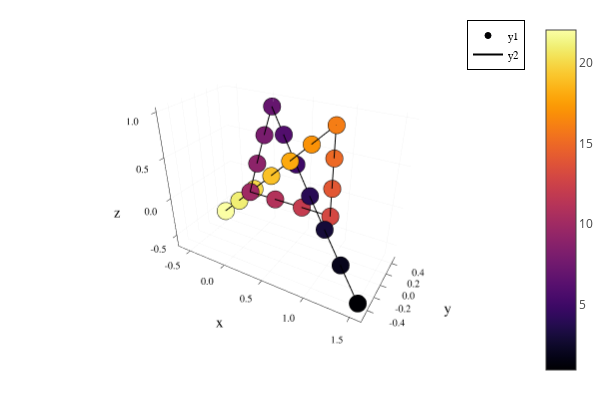

Write notebook code for a chart like this one.
### Code cell
p = plot()
plotChainSeries!(Q)
display(p)

### Figure 1 — Plotly figure (JSON) as saved in the notebook; plotly's stock layout.template omitted (floating-point values rounded to 4 significant figures; data arrays with more than 128 entries replaced by an {"elided": "..."} marker saying what was removed)
{"data": [{"colorbar": {"title": ""}, "legendgroup": "y1", "marker": {"color": "rgba(0, 0, 4, 1.000)", "line": {"color": "rgba(0, 0, 0, 1.000)", "width": 1}, "size": 6, "symbol": "circle"}, "mode": "markers", "name": "y1", "scene": "scene", "showlegend": true, "type": "scatter3d", "x": [1.553], "xaxis": "x", "y": [-0.5351], "yaxis": "y", "z": [-0.4786], "zaxis": "z", "zmax": 22, "zmin": 1}, {"colorbar": {"title": ""}, "legendgroup": "y1", "marker": {"color": "rgba(7, 5, 27, 1.000)", "line": {"color": "rgba(0, 0, 0, 1.000)", "width": 1}, "size": 6, "symbol": "circle"}, "mode": "markers", "name": "y1", "scene": "scene", "showlegend": false, "type": "scatter3d", "x": [1.29], "xaxis": "x", "y": [-0.3644], "yaxis": "y", "z": [-0.2579], "zaxis": "z", "zmax": 22, "zmin": 1}, {"colorbar": {"title": ""}, "legendgroup": "y1", "marker": {"color": "rgba(21, 11, 56, 1.000)", "line": {"color": "rgba(0, 0, 0, 1.000)", "width": 1}, "size": 6, "symbol": "circle"}, "mode": "markers", "name": "y1", "scene": "scene", "showlegend": false, "type": "scatter3d", "x": [1.028], "xaxis": "x", "y": [-0.1933], "yaxis": "y", "z": [-0.03634], "zaxis": "z", "zmax": 22, "zmin": 1}, {"colorbar": {"title": ""}, "legendgroup": "y1", "marker": {"color": "rgba(40, 11, 84, 1.000)", "line": {"color": "rgba(0, 0, 0, 1.000)", "width": 1}, "size": 6, "symbol": "circle"}, "mode": "markers", "name": "y1", "scene": "scene", "showlegend": false, "type": "scatter3d", "x": [0.7679], "xaxis": "x", "y": [-0.02125], "yaxis": "y", "z": [0.1868], "zaxis": "z", "zmax": 22, "zmin": 1}, {"colorbar": {"title": ""}, "legendgroup": "y1", "marker": {"color": "rgba(62, 9, 102, 1.000)", "line": {"color": "rgba(0, 0, 0, 1.000)", "width": 1}, "size": 6, "symbol": "circle"}, "mode": "markers", "name": "y1", "scene": "scene", "showlegend": false, "type": "scatter3d", "x": [0.5102], "xaxis": "x", "y": [0.1518], "yaxis": "y", "z": [0.4119], "zaxis": "z", "zmax": 22, "zmin": 1}, {"colorbar": {"title": ""}, "legendgroup": "y1", "marker": {"color": "rgba(82, 14, 109, 1.000)", "line": {"color": "rgba(0, 0, 0, 1.000)", "width": 1}, "size": 6, "symbol": "circle"}, "mode": "markers", "name": "y1", "scene": "scene", "showlegend": false, "type": "scatter3d", "x": [0.2546], "xaxis": "x", "y": [0.3256], "yaxis": "y", "z": [0.6385], "zaxis": "z", "zmax": 22, "zmin": 1}, {"colorbar": {"title": ""}, "legendgroup": "y1", "marker": {"color": "rgba(101, 21, 110, 1.000)", "line": {"color": "rgba(0, 0, 0, 1.000)", "width": 1}, "size": 6, "symbol": "circle"}, "mode": "markers", "name": "y1", "scene": "scene", "showlegend": false, "type": "scatter3d", "x": [0], "xaxis": "x", "y": [0.5], "yaxis": "y", "z": [0.866], "zaxis": "z", "zmax": 22, "zmin": 1}, {"colorbar": {"title": ""}, "legendgroup": "y1", "marker": {"color": "rgba(120, 28, 109, 1.000)", "line": {"color": "rgba(0, 0, 0, 1.000)", "width": 1}, "size": 6, "symbol": "circle"}, "mode": "markers", "name": "y1", "scene": "scene", "showlegend": false, "type": "scatter3d", "x": [-0.003955], "xaxis": "x", "y": [0.3318], "yaxis": "y", "z": [0.5782], "zaxis": "z", "zmax": 22, "zmin": 1}, {"colorbar": {"title": ""}, "legendgroup": "y1", "marker": {"color": "rgba(140, 35, 105, 1.000)", "line": {"color": "rgba(0, 0, 0, 1.000)", "width": 1}, "size": 6, "symbol": "circle"}, "mode": "markers", "name": "y1", "scene": "scene", "showlegend": false, "type": "scatter3d", "x": [-0.003955], "xaxis": "x", "y": [0.1651], "yaxis": "y", "z": [0.2896], "zaxis": "z", "zmax": 22, "zmin": 1}, {"colorbar": {"title": ""}, "legendgroup": "y1", "marker": {"color": "rgba(159, 42, 99, 1.000)", "line": {"color": "rgba(0, 0, 0, 1.000)", "width": 1}, "size": 6, "symbol": "circle"}, "mode": "markers", "name": "y1", "scene": "scene", "showlegend": false, "type": "scatter3d", "x": [0], "xaxis": "x", "y": [0], "yaxis": "y", "z": [0], "zaxis": "z", "zmax": 22, "zmin": 1}, {"colorbar": {"title": ""}, "legendgroup": "y1", "marker": {"color": "rgba(178, 50, 90, 1.000)", "line": {"color": "rgba(0, 0, 0, 1.000)", "width": 1}, "size": 6, "symbol": "circle"}, "mode": "markers", "name": "y1", "scene": "scene", "showlegend": false, "type": "scatter3d", "x": [0.3333], "xaxis": "x", "y": [-0.001478], "yaxis": "y", "z": [0.00407], "zaxis": "z", "zmax": 22, "zmin": 1}, {"colorbar": {"title": ""}, "legendgroup": "y1", "marker": {"color": "rgba(196, 60, 79, 1.000)", "line": {"color": "rgba(0, 0, 0, 1.000)", "width": 1}, "size": 6, "symbol": "circle"}, "mode": "markers", "name": "y1", "scene": "scene", "showlegend": false, "type": "scatter3d", "x": [0.6667], "xaxis": "x", "y": [-0.001478], "yaxis": "y", "z": [0.00407], "zaxis": "z", "zmax": 22, "zmin": 1}, {"colorbar": {"title": ""}, "legendgroup": "y1", "marker": {"color": "rgba(212, 72, 66, 1.000)", "line": {"color": "rgba(0, 0, 0, 1.000)", "width": 1}, "size": 6, "symbol": "circle"}, "mode": "markers", "name": "y1", "scene": "scene", "showlegend": false, "type": "scatter3d", "x": [1], "xaxis": "x", "y": [0], "yaxis": "y", "z": [0], "zaxis": "z", "zmax": 22, "zmin": 1}, {"colorbar": {"title": ""}, "legendgroup": "y1", "marker": {"color": "rgba(226, 87, 52, 1.000)", "line": {"color": "rgba(0, 0, 0, 1.000)", "width": 1}, "size": 6, "symbol": "circle"}, "mode": "markers", "name": "y1", "scene": "scene", "showlegend": false, "type": "scatter3d", "x": [1.002], "xaxis": "x", "y": [-0.003823], "yaxis": "y", "z": [0.3333], "zaxis": "z", "zmax": 22, "zmin": 1}, {"colorbar": {"title": ""}, "legendgroup": "y1", "marker": {"color": "rgba(237, 105, 37, 1.000)", "line": {"color": "rgba(0, 0, 0, 1.000)", "width": 1}, "size": 6, "symbol": "circle"}, "mode": "markers", "name": "y1", "scene": "scene", "showlegend": false, "type": "scatter3d", "x": [1.002], "xaxis": "x", "y": [-0.003823], "yaxis": "y", "z": [0.6667], "zaxis": "z", "zmax": 22, "zmin": 1}, {"colorbar": {"title": ""}, "legendgroup": "y1", "marker": {"color": "rgba(245, 125, 21, 1.000)", "line": {"color": "rgba(0, 0, 0, 1.000)", "width": 1}, "size": 6, "symbol": "circle"}, "mode": "markers", "name": "y1", "scene": "scene", "showlegend": false, "type": "scatter3d", "x": [1], "xaxis": "x", "y": [0], "yaxis": "y", "z": [1], "zaxis": "z", "zmax": 22, "zmin": 1}, {"colorbar": {"title": ""}, "legendgroup": "y1", "marker": {"color": "rgba(250, 146, 7, 1.000)", "line": {"color": "rgba(0, 0, 0, 1.000)", "width": 1}, "size": 6, "symbol": "circle"}, "mode": "markers", "name": "y1", "scene": "scene", "showlegend": false, "type": "scatter3d", "x": [0.7319], "xaxis": "x", "y": [0.0505], "yaxis": "y", "z": [0.7306], "zaxis": "z", "zmax": 22, "zmin": 1}, {"colorbar": {"title": ""}, "legendgroup": "y1", "marker": {"color": "rgba(252, 169, 14, 1.000)", "line": {"color": "rgba(0, 0, 0, 1.000)", "width": 1}, "size": 6, "symbol": "circle"}, "mode": "markers", "name": "y1", "scene": "scene", "showlegend": false, "type": "scatter3d", "x": [0.4636], "xaxis": "x", "y": [0.09949], "yaxis": "y", "z": [0.4613], "zaxis": "z", "zmax": 22, "zmin": 1}, {"colorbar": {"title": ""}, "legendgroup": "y1", "marker": {"color": "rgba(250, 193, 39, 1.000)", "line": {"color": "rgba(0, 0, 0, 1.000)", "width": 1}, "size": 6, "symbol": "circle"}, "mode": "markers", "name": "y1", "scene": "scene", "showlegend": false, "type": "scatter3d", "x": [0.1947], "xaxis": "x", "y": [0.1459], "yaxis": "y", "z": [0.192], "zaxis": "z", "zmax": 22, "zmin": 1}, {"colorbar": {"title": ""}, "legendgroup": "y1", "marker": {"color": "rgba(246, 217, 72, 1.000)", "line": {"color": "rgba(0, 0, 0, 1.000)", "width": 1}, "size": 6, "symbol": "circle"}, "mode": "markers", "name": "y1", "scene": "scene", "showlegend": false, "type": "scatter3d", "x": [-0.0748], "xaxis": "x", "y": [0.1892], "yaxis": "y", "z": [-0.07713], "zaxis": "z", "zmax": 22, "zmin": 1}, {"colorbar": {"title": ""}, "legendgroup": "y1", "marker": {"color": "rgba(241, 239, 116, 1.000)", "line": {"color": "rgba(0, 0, 0, 1.000)", "width": 1}, "size": 6, "symbol": "circle"}, "mode": "markers", "name": "y1", "scene": "scene", "showlegend": false, "type": "scatter3d", "x": [-0.3448], "xaxis": "x", "y": [0.23], "yaxis": "y", "z": [-0.3462], "zaxis": "z", "zmax": 22, "zmin": 1}, {"colorbar": {"title": ""}, "legendgroup": "y1", "marker": {"color": "rgba(252, 255, 164, 1.000)", "line": {"color": "rgba(0, 0, 0, 1.000)", "width": 1}, "size": 6, "symbol": "circle"}, "mode": "markers", "name": "y1", "scene": "scene", "showlegend": false, "type": "scatter3d", "x": [-0.6152], "xaxis": "x", "y": [0.2692], "yaxis": "y", "z": [-0.6152], "zaxis": "z", "zmax": 22, "zmin": 1}, {"colorbar": {"title": ""}, "hoverinfo": "none", "marker": {"cmax": 22, "cmin": 1, "color": [0.5], "colorscale": {"elided": "256x2 mixed values"}, "opacity": 1e-10, "showscale": true, "size": 1e-10}, "mode": "markers", "name": "y1", "scene": "scene", "showlegend": false, "type": "scatter3d", "x": [1.553], "xaxis": "x", "y": [-0.5351], "yaxis": "y", "z": [-0.4786], "zaxis": "z", "zmax": 22, "zmin": 1}, {"colorbar": {"title": ""}, "legendgroup": "y2", "line": {"color": "rgba(0, 0, 0, 1.000)", "dash": "solid", "shape": "linear", "width": 2}, "mode": "lines", "name": "y2", "scene": "scene", "showlegend": true, "type": "scatter3d", "x": [1.553, 1.29, 1.028, 0.7679, 0.5102, 0.2546, 0, -0.003955, -0.003955, 0, 0.3333, 0.6667, 1, 1.002, 1.002, 1, 0.7319, 0.4636, 0.1947, -0.0748, -0.3448, -0.6152], "xaxis": "x", "y": [-0.5351, -0.3644, -0.1933, -0.02125, 0.1518, 0.3256, 0.5, 0.3318, 0.1651, 0, -0.001478, -0.001478, 0, -0.003823, -0.003823, 0, 0.0505, 0.09949, 0.1459, 0.1892, 0.23, 0.2692], "yaxis": "y", "z": [-0.4786, -0.2579, -0.03634, 0.1868, 0.4119, 0.6385, 0.866, 0.5782, 0.2896, 0, 0.00407, 0.00407, 0, 0.3333, 0.6667, 1, 0.7306, 0.4613, 0.192, -0.07713, -0.3462, -0.6152], "zaxis": "z", "zmax": 22, "zmin": 1}], "layout": {"annotations": [], "height": 400, "legend": {"bgcolor": "rgba(255, 255, 255, 1.000)", "bordercolor": "rgba(0, 0, 0, 1.000)", "borderwidth": 1, "font": {"color": "rgba(0, 0, 0, 1.000)", "family": "sans-serif", "size": 11}, "title": {"font": {"color": "rgba(0, 0, 0, 1.000)", "family": "sans-serif", "size": 15}, "text": ""}, "tracegroupgap": 0, "traceorder": "normal", "x": 1, "xanchor": "auto", "y": 1, "yanchor": "auto"}, "margin": {"b": 20, "l": 0, "r": 0, "t": 20}, "paper_bgcolor": "rgba(255, 255, 255, 1.000)", "plot_bgcolor": "rgba(255, 255, 255, 1.000)", "scene": {"camera": {"eye": {"x": 1.126, "y": -1.95, "z": 1.3}}, "domain": {"x": [0.09128, 0.9934], "y": [0.07581, 0.9902]}, "xaxis": {"gridcolor": "rgba(0, 0, 0, 0.100)", "gridwidth": 0.5, "linecolor": "rgba(0, 0, 0, 1.000)", "mirror": false, "range": [-0.6802, 1.618], "showgrid": true, "showline": true, "showticklabels": true, "tickangle": 0, "tickcolor": "rgb(0, 0, 0)", "tickfont": {"color": "rgba(0, 0, 0, 1.000)", "family": "sans-serif", "size": 11}, "tickmode": "array", "ticks": "inside", "ticktext": ["-0.5", "0.0", "0.5", "1.0", "1.5"], "tickvals": [-0.5, 0, 0.5, 1, 1.5], "title": "x", "titlefont": {"color": "rgba(0, 0, 0, 1.000)", "family": "sans-serif", "size": 15}, "type": "-", "visible": true, "zeroline": false, "zerolinecolor": "rgba(0, 0, 0, 1.000)"}, "yaxis": {"gridcolor": "rgba(0, 0, 0, 0.100)", "gridwidth": 0.5, "linecolor": "rgba(0, 0, 0, 1.000)", "mirror": false, "range": [-0.5661, 0.5311], "showgrid": true, "showline": true, "showticklabels": true, "tickangle": 0, "tickcolor": "rgb(0, 0, 0)", "tickfont": {"color": "rgba(0, 0, 0, 1.000)", "family": "sans-serif", "size": 11}, "tickmode": "array", "ticks": "inside", "ticktext": ["-0.4", "-0.2", "0.0", "0.2", "0.4"], "tickvals": [-0.4, -0.2, 0, 0.2, 0.4], "title": "y", "titlefont": {"color": "rgba(0, 0, 0, 1.000)", "family": "sans-serif", "size": 15}, "type": "-", "visible": true, "zeroline": false, "zerolinecolor": "rgba(0, 0, 0, 1.000)"}, "zaxis": {"gridcolor": "rgba(0, 0, 0, 0.100)", "gridwidth": 0.5, "linecolor": "rgba(0, 0, 0, 1.000)", "mirror": false, "range": [-0.6636, 1.048], "showgrid": true, "showline": true, "showticklabels": true, "tickangle": 0, "tickcolor": "rgb(0, 0, 0)", "tickfont": {"color": "rgba(0, 0, 0, 1.000)", "family": "sans-serif", "size": 11}, "tickmode": "array", "ticks": "inside", "ticktext": ["-0.5", "0.0", "0.5", "1.0"], "tickvals": [-0.5, 0, 0.5, 1], "title": "z", "titlefont": {"color": "rgba(0, 0, 0, 1.000)", "family": "sans-serif", "size": 15}, "type": "-", "visible": true, "zeroline": false, "zerolinecolor": "rgba(0, 0, 0, 1.000)"}}, "showlegend": true, "width": 600}}
